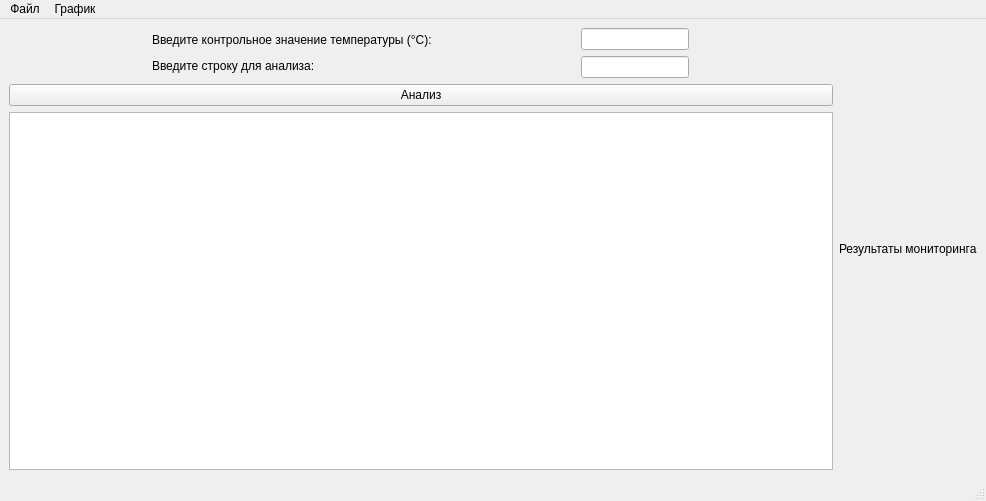
<?xml version="1.0" encoding="UTF-8"?>
<ui version="4.0">
 <class>MainWindow</class>
 <widget class="QMainWindow" name="MainWindow">
  <property name="geometry">
   <rect>
    <x>0</x>
    <y>0</y>
    <width>986</width>
    <height>501</height>
   </rect>
  </property>
  <property name="sizePolicy">
   <sizepolicy hsizetype="Expanding" vsizetype="Expanding">
    <horstretch>0</horstretch>
    <verstretch>0</verstretch>
   </sizepolicy>
  </property>
  <property name="windowTitle">
   <string>MainWindow</string>
  </property>
  <widget class="QWidget" name="centralwidget">
   <layout class="QHBoxLayout" name="horizontalLayout_3">
    <item>
     <layout class="QHBoxLayout" name="horizontalLayout_2">
      <item>
       <layout class="QVBoxLayout" name="verticalLayout_4">
        <item>
         <layout class="QVBoxLayout" name="verticalLayout_3">
          <item>
           <layout class="QHBoxLayout" name="horizontalLayout">
            <item>
             <layout class="QVBoxLayout" name="verticalLayout_2">
              <property name="spacing">
               <number>7</number>
              </property>
              <property name="sizeConstraint">
               <enum>QLayout::SetDefaultConstraint</enum>
              </property>
              <item>
               <widget class="QLabel" name="label">
                <property name="sizePolicy">
                 <sizepolicy hsizetype="Fixed" vsizetype="Fixed">
                  <horstretch>0</horstretch>
                  <verstretch>0</verstretch>
                 </sizepolicy>
                </property>
                <property name="font">
                 <font>
                  <pointsize>9</pointsize>
                 </font>
                </property>
                <property name="frameShape">
                 <enum>QFrame::NoFrame</enum>
                </property>
                <property name="text">
                 <string>Введите контрольное значение температуры (°C):</string>
                </property>
                <property name="textFormat">
                 <enum>Qt::AutoText</enum>
                </property>
                <property name="alignment">
                 <set>Qt::AlignLeading|Qt::AlignLeft|Qt::AlignVCenter</set>
                </property>
                <property name="wordWrap">
                 <bool>false</bool>
                </property>
                <property name="margin">
                 <number>2</number>
                </property>
               </widget>
              </item>
              <item>
               <widget class="QLabel" name="label_3">
                <property name="sizePolicy">
                 <sizepolicy hsizetype="Fixed" vsizetype="Fixed">
                  <horstretch>0</horstretch>
                  <verstretch>0</verstretch>
                 </sizepolicy>
                </property>
                <property name="font">
                 <font>
                  <pointsize>9</pointsize>
                  <weight>50</weight>
                  <italic>false</italic>
                  <bold>false</bold>
                  <underline>false</underline>
                  <strikeout>false</strikeout>
                  <kerning>true</kerning>
                 </font>
                </property>
                <property name="frameShape">
                 <enum>QFrame::NoFrame</enum>
                </property>
                <property name="frameShadow">
                 <enum>QFrame::Plain</enum>
                </property>
                <property name="text">
                 <string>Введите строку для анализа:</string>
                </property>
                <property name="margin">
                 <number>2</number>
                </property>
               </widget>
              </item>
             </layout>
            </item>
            <item>
             <layout class="QVBoxLayout" name="verticalLayout">
              <property name="sizeConstraint">
               <enum>QLayout::SetDefaultConstraint</enum>
              </property>
              <item>
               <widget class="QLineEdit" name="lineEdit_temp">
                <property name="sizePolicy">
                 <sizepolicy hsizetype="Fixed" vsizetype="Fixed">
                  <horstretch>0</horstretch>
                  <verstretch>0</verstretch>
                 </sizepolicy>
                </property>
               </widget>
              </item>
              <item>
               <widget class="QLineEdit" name="lineEdit_row">
                <property name="sizePolicy">
                 <sizepolicy hsizetype="Fixed" vsizetype="Fixed">
                  <horstretch>0</horstretch>
                  <verstretch>0</verstretch>
                 </sizepolicy>
                </property>
               </widget>
              </item>
             </layout>
            </item>
           </layout>
          </item>
          <item>
           <widget class="QPushButton" name="pushButton">
            <property name="sizePolicy">
             <sizepolicy hsizetype="Minimum" vsizetype="Minimum">
              <horstretch>0</horstretch>
              <verstretch>0</verstretch>
             </sizepolicy>
            </property>
            <property name="font">
             <font>
              <pointsize>9</pointsize>
             </font>
            </property>
            <property name="text">
             <string>Анализ</string>
            </property>
           </widget>
          </item>
         </layout>
        </item>
        <item>
         <widget class="TableWidgetDF" name="tableWidget">
          <property name="sizePolicy">
           <sizepolicy hsizetype="Expanding" vsizetype="Expanding">
            <horstretch>0</horstretch>
            <verstretch>0</verstretch>
           </sizepolicy>
          </property>
         </widget>
        </item>
       </layout>
      </item>
      <item>
       <widget class="QLabel" name="label_2">
        <property name="sizePolicy">
         <sizepolicy hsizetype="Fixed" vsizetype="Preferred">
          <horstretch>0</horstretch>
          <verstretch>0</verstretch>
         </sizepolicy>
        </property>
        <property name="font">
         <font>
          <pointsize>9</pointsize>
         </font>
        </property>
        <property name="text">
         <string>Результаты мониторинга</string>
        </property>
        <property name="wordWrap">
         <bool>true</bool>
        </property>
       </widget>
      </item>
     </layout>
    </item>
   </layout>
  </widget>
  <widget class="QMenuBar" name="menubar">
   <property name="geometry">
    <rect>
     <x>0</x>
     <y>0</y>
     <width>986</width>
     <height>26</height>
    </rect>
   </property>
   <widget class="QMenu" name="menuFile">
    <property name="title">
     <string>Файл</string>
    </property>
    <addaction name="actionOpen"/>
    <addaction name="actionSave"/>
    <addaction name="actionSave_As"/>
    <addaction name="actionGuide"/>
    <addaction name="actionAbout"/>
    <addaction name="actionExit"/>
    <addaction name="separator"/>
   </widget>
   <widget class="QMenu" name="menuGraph">
    <property name="title">
     <string>График</string>
    </property>
    <addaction name="actionCreate"/>
   </widget>
   <addaction name="menuFile"/>
   <addaction name="menuGraph"/>
  </widget>
  <widget class="QStatusBar" name="statusbar"/>
  <action name="actionOpen">
   <property name="text">
    <string>Открыть</string>
   </property>
  </action>
  <action name="actionSave">
   <property name="text">
    <string>Сохранить</string>
   </property>
  </action>
  <action name="actionSave_As">
   <property name="text">
    <string>Сохранить как...</string>
   </property>
  </action>
  <action name="actionAbout">
   <property name="text">
    <string>О программе</string>
   </property>
  </action>
  <action name="actionExit">
   <property name="text">
    <string>Выход</string>
   </property>
  </action>
  <action name="actionCreate">
   <property name="text">
    <string>Создать</string>
   </property>
  </action>
  <action name="actionGuide">
   <property name="text">
    <string>Руководство</string>
   </property>
  </action>
 </widget>
 <customwidgets>
  <customwidget>
   <class>TableWidgetDF</class>
   <extends>QTableWidget</extends>
   <header>TableWidgetDF</header>
  </customwidget>
 </customwidgets>
 <resources/>
 <connections/>
</ui>
